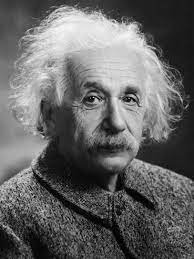
#> input picture services/atlas-comfy-pod/custom_nodes/ComfyUI-PuLID-Flux/examples/einstein.jpg, 194 x 259 px
$ python shine.py ../atlas-comfy-pod/custom_nodes/ComfyUI-PuLID-Flux/examples/einstein.jpg ../atlas-comfy-pod/custom_nodes/ComfyUI-PuLID-Flux/examples/einstein.jpg
#> lines starting #> are read from the running program, lines starting #| are printed output that depends on the picture
"""
Local (no-ComfyUI) image derivations for FX regions.

These are deterministic pixel ops, so the tool builds them on the CPU and
binds the result as the region's output_override (the "use my image — not
processed" path); Create Atlas then places it through the normal fit/compose
so it stays pixel-consistent with its source.

  shine    extract the bright/specular pixels of the source into an RGBA
           highlight layer (rest alpha 0, optional ghost floor) — meant to
           be additively composited on top of its base in-engine for an
           animated "glints catching the light" effect
  glow     base glyph + a blurred, tinted additive halo grown from its alpha
           silhouette (was previously named 'shine')
  shadow   a blurred, offsettable dark (or tinted) silhouette blob — no glyph
  colour   recolour the source: blend its RGB toward a chosen colour, alpha
           kept (amount 1 = solid tint silhouette; <1 = partial overlay)
"""

from __future__ import annotations

from PIL import Image, ImageChops, ImageFilter

# UI-facing defaults + safe ranges (min, max). The card builds inputs from
# this and stores the chosen values per region in manifest region["fx"][mode].
#
# SHINE = selective highlight extraction (new). Reads the source's RGB and
# keeps only the pixels above `threshold` luminance, with a soft falloff over
# `softness`. The output's RGB matches the source (optionally boosted on
# bright pixels); its alpha is the shine mask × source alpha. `base_alpha_floor`
# leaves a faint ghost of the silhouette so the layer composites cleanly even
# where there's no highlight.
SHINE_DEFAULTS = {
    "threshold": 180,        # luminance cutoff (0..255). below = transparent
    "softness": 50,          # rolloff width above threshold (1..128)
    "boost": 1.4,            # brightness multiplier on shine pixels (1..3)
    "overlay": 0.0,          # blend original base UNDER the shine (0..1).
                             # 0 = pure highlight extraction; 1 = base fully
                             # visible with shine brightening on top
    "base_alpha_floor": 0,   # min alpha inside silhouette ("ghost", 0..96)
    "blur": 1.0,             # edge smoothing on the mask (0..6 px @256ref)
}
SHINE_RANGES = {
    "threshold": (0, 255),
    "softness": (1, 128),
    "boost": (1.0, 3.0),
    "overlay": (0.0, 1.0),
    "base_alpha_floor": (0, 96),
    "blur": (0.0, 6.0),
}

# GLOW = the original "shine": base glyph + halo grown from alpha silhouette.
GLOW_DEFAULTS = {
    "color": "#ffaa28",   # glow tint (hex)
    "blur": 16.0,         # glow size / softness  (0.5 .. 60)
    "intensity": 1.9,     # glow amount / brightness (0.1 .. 6)
    "layers": 2,          # bloom build-up (1 .. 6)
}
GLOW_RANGES = {
    "blur": (0.5, 60.0),
    "intensity": (0.1, 6.0),
    "layers": (1, 6),
}

SHADOW_DEFAULTS = {
    "color": "#000000",   # shadow tint (hex)
    "blur": 14.0,         # softness (0 .. 60)
    "opacity": 0.55,      # 0 .. 1
    "offset_x": 0,        # px, +right (relative to a ~256px subject)
    "offset_y": 8,        # px, +down
}
SHADOW_RANGES = {
    "blur": (0.0, 60.0),
    "opacity": (0.0, 1.0),
    "offset_x": (-128, 128),
    "offset_y": (-128, 128),
}

# BLUR = soften the source. `kind` picks the shape: gaussian is the standard
# 2D blur; horizontal/vertical are 1D directional (smear along one axis);
# box is a uniform box-blur (harsher, retro look). `preserve_alpha` keeps the
# silhouette crisp and only smears RGB (so colours bleed but the shape stays
# sharp) — handy on alpha-cutout sprites.
BLUR_KINDS = ["gaussian", "horizontal", "vertical", "box"]
BLUR_DEFAULTS = {
    "kind": "gaussian",
    "radius": 6.0,         # px @256ref (0.5 .. 60)
    "preserve_alpha": 0,   # 0 = blur full RGBA; 1 = keep silhouette sharp
}
BLUR_RANGES = {
    "radius": (0.5, 60.0),
    "preserve_alpha": (0, 1),
}

# ZOOM = radial / zoom blur. Stacks `steps` copies of the source, each
# slightly more zoomed toward (cx, cy), and averages them — the classic
# "lens-zoom during exposure" burst. Centre is normalized (0..1); preserve_alpha
# keeps the original silhouette sharp while the colours radiate.
ZOOM_DEFAULTS = {
    "amount": 0.08,        # max zoom fraction at the outer step (0..0.5)
    "steps": 12,           # number of blended frames (2..32)
    "cx": 0.5,             # zoom centre, normalised X (0..1)
    "cy": 0.5,             # zoom centre, normalised Y (0..1)
    "preserve_alpha": 0,
}
ZOOM_RANGES = {
    "amount": (0.0, 0.5),
    "steps": (2, 32),
    "cx": (0.0, 1.0),
    "cy": (0.0, 1.0),
    "preserve_alpha": (0, 1),
}

# Photoshop-style blend modes for the colour overlay. "overlay" keeps the
# source's shading/texture (its luminance & contrast) while pushing it toward
# the target colour — the classic look. "tint" is the old flat behaviour.
COLOUR_BLENDS = ["overlay", "soft_light", "hard_light",
                 "multiply", "screen", "tint"]
COLOUR_DEFAULTS = {
    "color": "#ff5050",      # overlay colour (hex)
    "blend": "overlay",      # blend mode (see COLOUR_BLENDS)
    "amount": 1.0,           # overlay-layer opacity: 0 = original, 1 = full
}
COLOUR_RANGES = {
    "amount": (0.0, 1.0),
}

# mode -> (defaults, ranges) so the UI/server can drive every local FX mode
# from one table.
FX_PRESETS = {
    "shine": (SHINE_DEFAULTS, SHINE_RANGES),
    "glow": (GLOW_DEFAULTS, GLOW_RANGES),
    "shadow": (SHADOW_DEFAULTS, SHADOW_RANGES),
    "colour": (COLOUR_DEFAULTS, COLOUR_RANGES),
    "blur": (BLUR_DEFAULTS, BLUR_RANGES),
    "zoom": (ZOOM_DEFAULTS, ZOOM_RANGES),
}

# Canonical FX-naming convention: a region named `<base><suffix>` is an FX
# layer DERIVED LOCALLY from its base region (not AI-generated). `fx_source`
# classifies via `fx_layer_info` (below), so adding an entry here is enough to
# teach every consumer the new suffix — keep this the single source of truth.
# Every suffix maps to a mode that also exists in FX_PRESETS.
FX_SUFFIX_MODE = {
    "_shine": "shine",
    "_glow": "glow",
    "_shadow": "shadow",
    "_blur": "blur",
    "_zoom": "zoom",
    "_colour": "colour",
}


# [66 lines left out: functions fx_layer_info, hex_to_rgb, make_glow, not called in this run]


def make_shine(
    base: Image.Image,
    *,
    threshold: int = 180,
    softness: int = 50,
    boost: float = 1.4,
    overlay: float = 0.0,
    base_alpha_floor: int = 0,
    blur: float = 1.0,
) -> Image.Image:
    """Return an RGBA highlight layer extracted from the base's bright pixels.

    Same dimensions and registration as the base. The source's RGB is kept;
    alpha is built from per-pixel luminance — pixels at or below `threshold`
    fall to (near-)zero alpha, pixels above ramp up over `softness` to fully
    opaque. The result is meant to be additively composited on top of the
    base in-engine, so only the glints / metal / gem highlights "shine"
    while the silhouette underneath remains the original.

    threshold         luminance cutoff (0..255). Pixels at/below ≈ transparent.
    softness          width of the rolloff above threshold (1..128). Larger
                      = softer transition between dark and bright.
    boost             brightness multiplier applied to shine pixels (1..3).
                      1 leaves RGB untouched; >1 pushes highlights brighter.
    overlay           keep the original base visible UNDER the shine (0..1).
                      0 = pure highlight extraction (default); 1 = the base
                      is fully composited beneath, so the result is the
                      original symbol with the highlight bump on top —
                      useful when the engine swaps frames rather than
                      blending an extra layer.
    base_alpha_floor  minimum alpha inside the source's silhouette (0..96).
                      Leaves a faint "ghost" mid-tone; 0 = no ghost. Stacks
                      with `overlay` (the higher of the two wins per pixel).
    blur              gaussian smoothing of the mask in px @256ref (0..6).
                      Cleans up speckle from noisy AI renders.
    """
#> called with threshold = 180, softness = 50, boost = 1.4, overlay = 0, base_alpha_floor = 0, blur = 1
    base = base.convert("RGBA")
    r, g, b, src_alpha = base.split()
#> src_alpha: PIL image 194x259 L; every value is 255
    # Luminance (Rec. 601 weights — what PIL's "L" conversion uses).
    lum = Image.merge("RGB", (r, g, b)).convert("L")

    thr = max(0, min(255, int(threshold)))
    soft = max(1, int(softness))
    # Ramp: 0 at threshold, 255 at threshold+softness, clamped.
    shine_mask = lum.point(
        lambda p: 0 if p <= thr else min(255, int((p - thr) * 255 / soft)))
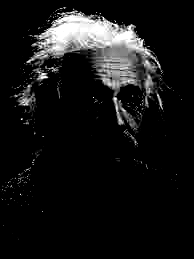
#> shine_mask: PIL image 194x259 L; min 0, max 255, mean 21.5

    if blur and blur > 0:
        radius = float(blur) * (max(base.size) / 256.0)
#> radius = 1.01
        shine_mask = shine_mask.filter(ImageFilter.GaussianBlur(radius))
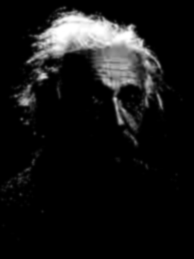
#> shine_mask: PIL image 194x259 L; min 0, max 255, mean 21.5

    # Multiply by the source's own alpha so we never invent pixels outside
    # the original silhouette (e.g. fully-transparent border stays transparent).
    shine_mask = ImageChops.multiply(shine_mask, src_alpha)

    # Optional ghost: a low-alpha copy of the silhouette underneath, so the
    # layer carries a faint mid-tone wash on top of the pure highlight.
    floor = max(0, min(255, int(base_alpha_floor)))
    if floor > 0:
        ghost = src_alpha.point(lambda p: min(floor, p))
        out_alpha = ImageChops.lighter(shine_mask, ghost)
    else:
        out_alpha = shine_mask

    # Optionally boost the RGB of the bright pixels (driven by the mask, so
    # the boost falls off where shine_mask falls off — no edge artifacts).
    if boost and boost > 1.0:
        amt = float(boost) - 1.0  # extra fraction beyond original
        def _boost(channel: Image.Image) -> Image.Image:
            # new = ch + (255 - ch) * amt * (mask/255)
            head = ImageChops.subtract(Image.new("L", base.size, 255), channel)
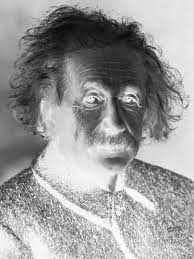
#> head: PIL image 194x259 L; min 2, max 255, mean 154.3
            head = ImageChops.multiply(
                head, shine_mask.point(lambda p: int(p * amt)))
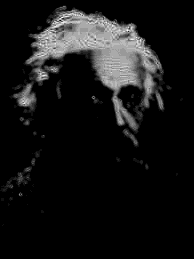
#> head: PIL image 194x259 L; min 0, max 15, mean 1.27; drawn with min black and max white
            return ImageChops.add(channel, head)
        r, g, b = _boost(r), _boost(g), _boost(b)

    shine_layer = Image.merge("RGBA", (r, g, b, out_alpha))
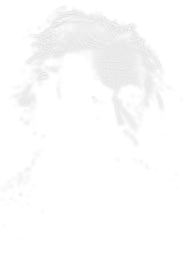
#> shine_layer: PIL image 194x259 RGBA; mean R, G, B, A 102, 102, 102, 21.5; transparent parts drawn white

    # Optional base overlay: composite the original base UNDER the shine,
    # scaling base alpha by `overlay`. At 0 we return the pure shine layer;
    # at 1 the base shows through fully and the shine just brightens it.
    ov = max(0.0, min(1.0, float(overlay)))
    if ov <= 0:
        return shine_layer
    base_under = base.copy()
    if ov < 1:
        scaled = src_alpha.point(lambda p: int(p * ov))
        base_under.putalpha(scaled)
    return Image.alpha_composite(base_under, shine_layer)


# [224 lines left out: functions make_shadow, make_recolour, _directional_blur, make_blur, make_zoom, not called in this run]


if __name__ == "__main__":
    import sys

    src, dst = sys.argv[1], sys.argv[2]
    make_shine(Image.open(src)).save(dst)
    print(f"shine -> {dst}")
